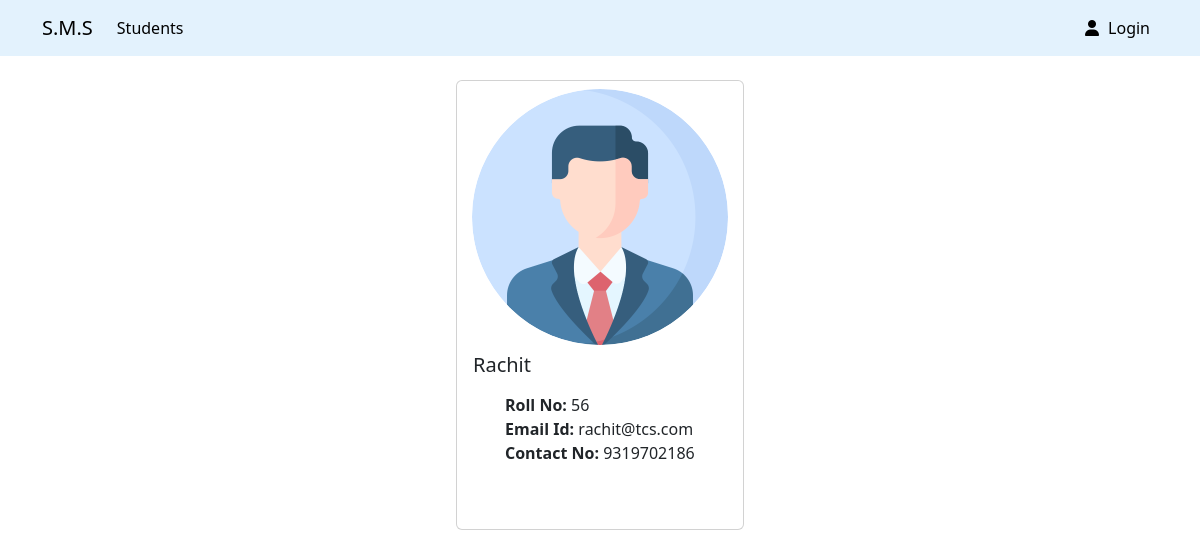
The app's page /profile.php?id=4 with its own data.
### tables this page shows
CREATE TABLE `students` (
  `id` int NOT NULL AUTO_INCREMENT,
  `name` varchar(128) DEFAULT NULL,
  `roll_no` int DEFAULT NULL,
  `phone_number` text,
  `email` text,
  `username` text,
  `password` text,
  `img` text,
  PRIMARY KEY (`id`)
);

### includes/student.php (called while the page is built, shortened)
<?php
function getStudent_result($conn, $columnName, $columnValue)
{
    $query = "SELECT * FROM students WHERE $columnName = ?";
    $input_type = is_numeric($columnValue) ? "i" : "s";
    $stmt = mysqli_prepare($conn, $query);
    mysqli_stmt_bind_param($stmt, $input_type, $columnValue);
    if (mysqli_stmt_execute($stmt)) {
        $result = mysqli_stmt_get_result($stmt);
        return $result;
    }
    return false;
}

### profile.php (the view, shortened to what this page needs)
<?php
require "includes/database.php";
require "includes/student.php";
require "includes/getProfilePic.php";
$conn = getDB();
if ($_SERVER["REQUEST_METHOD"] == "GET") {
    $id = $_GET['id'];
    $student = mysqli_fetch_assoc(getStudent_result($conn, "id", $id));
    $name = ucfirst($student["name"]);
    $roll_no = $student["roll_no"];
    $phone_number = $student["phone_number"];
    $email = $student["email"];
}
?>
<?php require "includes/header.php" ?>
<div class="card mx-auto mt-4" style="width: 18rem; padding-bottom: 2rem">
    <div class="profile-pic-con">
        <img src="<?php echo get_pic($_GET["id"], $conn) ?>" class="card-img-top mx-auto mt-2 profile-pic" alt="..." style="width: 16rem;">
    </div>
    <div class="card-body position-relative">
        <h5 class="card-title"><?php echo $name ?></h5>
        <p class="card-text">
        <ul>
            <li><strong>Roll No: </strong><?php echo $roll_no ?></li>
            <li><strong>Email Id: </strong><?php echo $email ?></li>
            <li><strong>Contact No: </strong><?php echo $phone_number ?></li>
        </ul>
        </p>
    </div>
</div>
<?php require "includes/footer.php" ?>

### styles/style.css (style rules this page uses)
li { list-style-type: none; }
.profile-pic-con { width: 16rem; height: 16rem; margin: auto; }
.profile-pic { display: block; width: 100%; height: 100%; border-radius: 100%; }

### records on screen
students: name "Rachit", roll_no "56", email "rachit@tcs.com", phone_number "9319702186"
